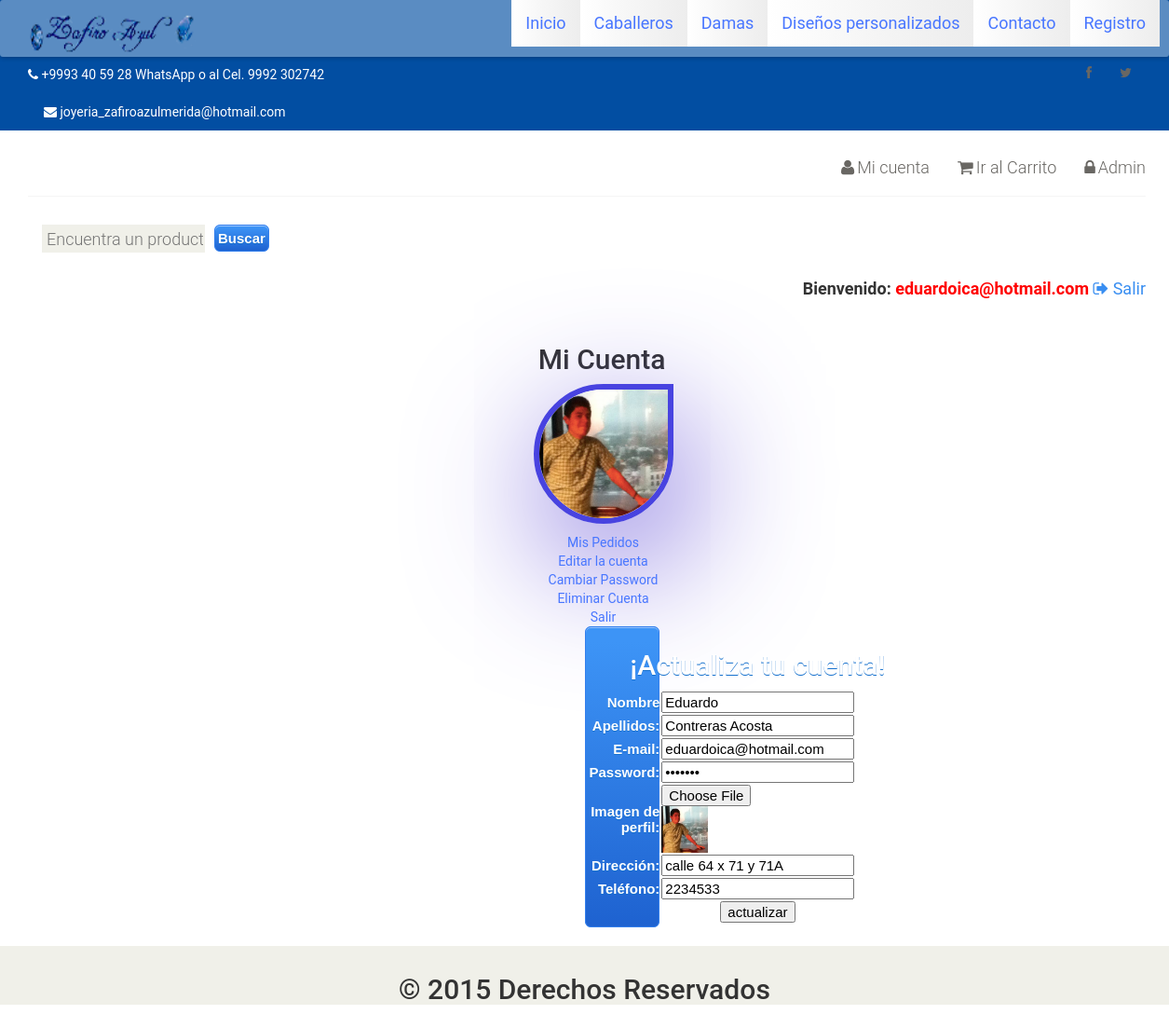
The app's page /my_account.php?edit_account (signed in) with its own data.
### tables this page shows
CREATE TABLE IF NOT EXISTS `categorias` (
`cat_id` int(100) NOT NULL,
  `cat_title` text NOT NULL
);

CREATE TABLE IF NOT EXISTS `clientes` (
`customer_id` int(10) NOT NULL,
  `customer_name` text NOT NULL,
  `apellidos` text NOT NULL,
  `direccion` varchar(255) NOT NULL,
  `telefono` text NOT NULL,
  `customer_email` varchar(100) NOT NULL,
  `customer_pass` varchar(100) NOT NULL,
  `customer_ip` varchar(255) NOT NULL,
  `customer_image` text NOT NULL
);

### edit_account.php (the view, shortened to what this page needs)
<?php
		include("includes/db.php");
		$user = $_SESSION['customer_email'];
		$get_customer = "select * from clientes where customer_email='$user'";
		$run_customer = mysqli_query($con, $get_customer);
		$row_customer = mysqli_fetch_array($run_customer);
		$email = $row_customer['customer_email'];
		$pass = $row_customer['customer_pass'];
		$name = $row_customer['customer_name'];
		$apellidos = $row_customer['apellidos'];
		$imagen = $row_customer['customer_image'];
		$direccion = $row_customer['direccion'];
		$telefono = $row_customer['telefono'];
?>
<form action="" method="post" enctype="multipart/form-data">
			<table align="center" class="editar_cuenta" width="80px">
				<tr align="center">
					<td colspan="5"><h2>¡Actualiza tu cuenta!</h2></td>
				</tr>
				<tr>
					<td align="right">Nombre</td>
					<td><input type="text" name="c_name" value="<?php echo $name;?>" required/></td>
				</tr>
				<tr>
					<td align="right">Apellidos:</td>
					<td><input type="text" name="apellidos" value="<?php echo $apellidos;?>"  required/></td>
				</tr>
				<tr>
					<td align="right">E-mail:</td>
					<td><input type="text" name="c_email" value="<?php echo $email;?>" required/></td>
				</tr>
				<tr>
					<td align="right">Password:</td>
					<td><input type="password" name="c_pass" value="<?php echo $pass;?>" required/></td>
				</tr>
				<tr>
					<td align="right">Imagen de perfil:</td>
					<td><input type="file"  name="c_imagen" accept="image/*" required /><img src="cliente/imagenes_cliente/<?php echo $imagen; ?>" width="50" height="50"/></td>
				</tr>
				<tr>
					<td align="right">Dirección:</td>
					<td><input type="text" name="direccion" value="<?php echo $direccion;?>"  required/></td>
				</tr>
				<tr>
					<td align="right">Teléfono:</td>
					<td><input type="text" name="telefono" value="<?php echo $telefono;?>"  required/></td>
				</tr>
			<tr align="center">
				<td colspan="6"><input type="submit" name="actualizar" value="actualizar" id="upload" /></td>
			</tr>
			</table>
		</form>

### my_account.php (shortened to what this page needs)
<?php
if(!isset($_SESSION['customer_email'])){
	echo "<script>window.open('customer_login.php?sesion_no_iniciada=¡No has iniciado sesión!','_self')</script>";
}
else {
?>
<?php
include("funciones/funciones.php");
?>
<?php
include "cabecera_formato.inc";
?>
		<div class="content_wrapper">
			<div id="content_area">
				<div id="products_box">
				<div>
				<div align="center" ><h2>&nbsp;&nbsp;&nbsp;&nbsp;&nbsp;Mi Cuenta</h2></div>
				<ul id="cats" align="center">
				<?php
				$user = $_SESSION['customer_email'];
				$get_img = "select * from clientes where customer_email='$user'";
				$run_img = mysqli_query($con, $get_img);
				$row_img = mysqli_fetch_array($run_img);
				$c_imagen = $row_img['customer_image'];
				echo "<p style='text-align:center;'><img src='cliente/imagenes_cliente/$c_imagen'  width='150' height='150' class='circulo'/></p>";
				?>
				<li><a href="my_account.php?my_orders">Mis Pedidos</a></li>
				<li><a href="my_account.php?edit_account">Editar la cuenta</a></li>
				<li><a href="my_account.php?change_pass">Cambiar Password</a></li>
				<li><a href="my_account.php?delete_account">Eliminar Cuenta</a></li>
				<li><a href="logout.php">Salir</a></li>
				<ul>
				<div align="center">
				<?php
				if(isset($_GET['edit_account'])){
				include("edit_account.php");
				}
				?>
				</div>
			</div>
		</div>
		<div id="footer">
		<h2 style="text-align:center; padding-top:30px;">&copy; 2015 Derechos Reservados</h2>
		</div>
	</div>
</body>
</html>
<?php } ?>

### funciones/funciones.php (shortened to what this page needs)
<?php
$con = mysqli_connect("localhost","tienda","online","joyeria");
mysqli_set_charset($con, "utf8");
function getCats(){
	global $con;
	$get_cats = "select * from categorias";
	$run_cats = mysqli_query($con, $get_cats);
	while ($row_cats=mysqli_fetch_array($run_cats)){
		$cat_id = $row_cats['cat_id'];
		$cat_title = $row_cats['cat_title'];
	echo "<li id='navegador1'><a href='catalogo.php?cat=$cat_id'>$cat_title</a></li>";
	}
}
?>

### css/main.css (style rules this page uses)
ul li { list-style: none; }
a { -webkit-transition: 300ms; -moz-transition: 300ms; -o-transition: 300ms; transition: 300ms; }
h1, h2, h3, h4, h5, h6 { font-family: 'Roboto', sans-serif; }
#footer { background: #F0F0E9; }

### css/style.css (style rules this page uses)
.myButton, button, table { -moz-box-shadow:inset 0px 1px 0px 0px #97c4fe; -webkit-box-shadow:inset 0px 1px 0px 0px #97c4fe; box-shadow:inset 0px 1px 0px 0px #97c4fe; background:-webkit-gradient(linear, left top, left bottom, color-stop(0.05, #3d94f6), color-stop(1, #1e62d0)); background:-moz-linear-gradient(top, #3d94f6 5%, #1e62d0 100%); background:-webkit-linear-gradient(top, #3d94f6 5%, #1e62d0 100%); background:-o-linear-gradient(top, #3d94f6 5%, #1e62d0 100%); background:-ms-linear-gradient(top, #3d94f6 5%, #1e62d0 100%); background:linear-gradient(to bottom, #3d94f6 5%, #1e62d0 100%); filter:progid:DXImageTransform.Microsoft.gradient(startColorstr='#3d94f6', endColorstr='#1e62d0',GradientType=0); background-color:#3d94f6; -moz-border-radius:6px; -webkit-border-radius:6px; border-radius:6px; border:1px solid #337fed; display:inline-block; color:#ffffff; font-family:Arial; font-size:15px; font-weight:bold; padding:3px; text-decoration:none; text-shadow:0px 1px 0px #1570cd; }
#navegador1 { background: rgba(255,255,255,1); background: -moz-linear-gradient(left, rgba(255,255,255,1) 0%, rgba(246,246,246,1) 47%, rgba(237,237,237,1) 100%); background: -webkit-gradient(left top, right top, color-stop(0%, rgba(255,255,255,1)), color-stop(47%, rgba(246,246,246,1)), color-stop(100%, rgba(237,237,237,1))); background: -webkit-linear-gradient(left, rgba(255,255,255,1) 0%, rgba(246,246,246,1) 47%, rgba(237,237,237,1) 100%); background: -o-linear-gradient(left, rgba(255,255,255,1) 0%, rgba(246,246,246,1) 47%, rgba(237,237,237,1) 100%); background: -ms-linear-gradient(left, rgba(255,255,255,1) 0%, rgba(246,246,246,1) 47%, rgba(237,237,237,1) 100%); background: linear-gradient(to right, rgba(255,255,255,1) 0%, rgba(246,246,246,1) 47%, rgba(237,237,237,1) 100%); filter: progid:DXImageTransform.Microsoft.gradient( startColorstr='#ffffff', endColorstr='#ededed', GradientType=1 ); font-size: 18; }
.circulo { border-radius: 200px 0px 200px 200px; -moz-border-radius: 200px 0px 200px 200px; -webkit-border-radius: 200px 0px 200px 200px; border: 6px solid #4843e0; -webkit-box-shadow: 13px 42px 151px -7px rgba(84,62,209,1); -moz-box-shadow: 13px 42px 151px -7px rgba(84,62,209,1); box-shadow: 13px 42px 151px -7px rgba(84,62,209,1); }

### records on screen
categorias: cat_title "Caballeros"
categorias: cat_title "Damas"
categorias: cat_title "Diseños personalizados"
clientes: customer_image (picture), c_name "Eduardo", apellidos "Contreras Acosta", c_email "eduardoica@hotmail.com", direccion "calle 64 x 71 y 71A", telefono "2234533"

### other values on screen
$_SESSION['customer_email'] "eduardoica@hotmail.com"
